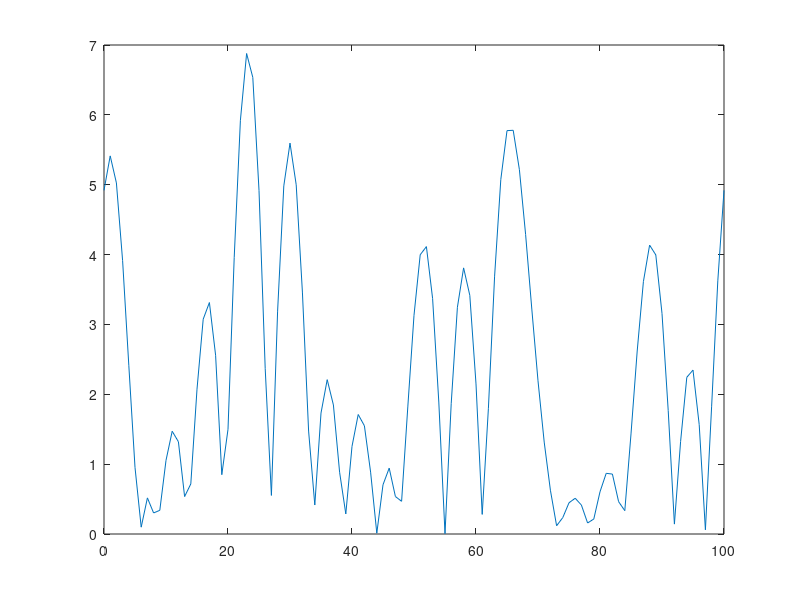

Recreate this plot in MATLAB. (Note: this script raises an error after producing the figure.)
%% Introduction
%MATLAB script from Contemporary Communications Systems Using MATLAB by
%John G. Proakis 
%transcribed from the book 25 September 2023
%parameterized for Neptune 25 September 2023

%% Script of Illustrative Example from Book
%In the example from the book, K = 10 and N = 20.
%A channel that has bandwidth B is subdivided in to K channels.
%N-point inverse DFT (IDFT) yields a real-valued sequence, where 1/square root of N
%is simply a scale factor. The sequence xn , 0 >= n <= N-1 corresponds
%to the samples of the multicarrier OFDM signat xt, consisting of K=N/2
%subscarriers. T is the signal duration, or signal interval.

%The modulator in an OFDM system can be implemented by computing the
%inverse DFT (7.6.4). The demodulator that recovers the information symbols
%from the received signal samples is implemented by computing the DFT
%(7.6.7). 

%Below, we are using the 16 point QAMsignal constellation shown in a
%previous figure, we select pseudorandomly each of the information symbols
%X1, X2, ... ,X9. With T=100 seconds, we generate the transmitted signal
%waveform and then plot it. We compute the IDFT values. We show that x(t),
%evaulatied at Tn/N, N = 0 to N-1, corresponds to the IDFT values. Finally,
%using the IDFT values, we computer the DFT. This means we've recovered the
%information symbols Xk, 1 <= k <= 9, from the samples of x(t),
%where t = n*T/N, 0 <= n <= N-1

clear all

%echo on turns on echoing for statements in all script files. When you turn on echoing, 
% MATLAB® displays each line in the file in the Command Window as it runs. Normally, 
% the statements in a script are not displayed during execution. Statement echoing is 
% useful for debugging and for demonstrations.
echo on

%number of information symbols. We have 9 information symbols and one zero
%valued symbol, at DC.
K = 10;

%we create N = 2K symbols by defining X(N-k) = X*k
%The sequence Xn, 0 <= n <= N-1, corresponds to the samples of the
%multicarrier OFDM signal x(t), consisting of K = N/2 subcarriers. 
%The information symbol X0 is set to zero. Since x(t) must be a real-valued
%signal, its N-point DFT (Xk) must satsify the symmetry property.
%Therefore, from the K information Symbols Kx we create N = 2K symbols.
N = 2*K;

%sample interval in seconds
%the symbol rate Ts = 1/T on each of the subchannels is equal to the frequency
%separation Bc of adjacent subcarriers. Bc = bandwidth/K. T = K*Ts. 
%The book clearly listed this as seconds, but the math doesn't check out.
T = 100;

%Testing T = 100 seconds. Tcheck should equal T. It doesn't. 
Ts = 1/T;
Tcheck = K*Ts;

%a is a 1 by 36 matrix of random numbers
a = rand(1,36);

%subtract 0.5 from all elements of the matrix a, then apply the signum function
%to the result. This "splits" the values into randomly distributed 1 and -1
a = sign(a-0.5);

%we create a 9 by 4 matrix out of a with the reshape function.
b = reshape(a,9,4);

%Generate the 16 QAM points
%take the columns of b and multiply them as follows. This makes one column
%of complex numbers. This is 9 by 1.
XXX = 2*b(:,1) + b(:,2) +j*(2*b(:,3) + b(:,4));

%Transpose XXX to convert it from column to row and store in XX. This is 1 by 9.
XX = XXX';

%modify X to put in a leading 0, the contents of XX, another zero, and then
%use the complex conjugate function conj() to get the complex conjugate of each element 
% of XX in reverse order, and append this result to X
%Doing this we get a 1 by 20 size matrix. It is double the number of
%symbols, with a leading zero and a zero in between the two halves. The
%center DC component is set to zero.
%Why are we doing this? Symmetry property.
%X is the set of complex frequencies at this point? That's what they have
%to be in order to take the IDFT and get a complex time series. 
X = [0 XX 0 conj(XX(9:-1:1))];

%set up xt to be a 1 by 101 matrix of zeros. 
xt = zeros(1,101);

%create multicarrier OFDM signal samples consisting of K = N/2 subcarriers
%(7.6.5)
%For each tick in time t, 0 to 100, calculate x(t)
%take the symbol k from X and multiply it by exp(j*2*pi*k*t/T) and sum them
%up. There are 0 to 19 symbols which is the entire symmetric set around
%zero of the information symbols. And a leading zero symbol.
%T = 100 seconds sure looks and feels like a misprint. 
%So, for 100 times in a row, we sum up the entire set of information
%symbols using exp(j*2*pi*k*t/T) so k goes 0 to 19 for each t/T

for t=0:100
    for k=0:N-1
        xt(1,t+1)=xt(1,t+1)+1/sqrt(N)*X(k+1)*exp(j*2*pi*k*t/T);
        echo off
    end
end


echo on

%set up xn to be a 1 by N matrix of zeros
xn = zeros(1,N);

%compute the N-point inverse DFT (IDFT) of X to get a real-valued sequence (7.6.4)
for n = 0:N-1
    for k = 0:N-1
        xn(n+1) = xn(n+1) + 1/sqrt(N)*X(k+1)*exp(j*2*pi*n*k/N);
        echo off
    end
end

%let's look at different x(k)
%we are wanting x(n) to be DC at x(0) - that's the lowest frequency
%x(n) runs from x(0) to x(N-1)
%N is the length of the symbol and will be 1024 for Neptune
%x(0) to x(N-1) then set first coefficient to 1 and the rest x(1) to x(N-1) to zero. DC
%coefficient is set to 1. When we do the IDFT, x(0) ends up 1/N which is a
%constant value. This is what we wanted to see for the DC term. In other words we 
%proved it was a constant.
%at k = 1, we have one sine wave, which is the lowest frequency. This is I
%think 1/T. The highest is at k = N-1, and this is fs/2. 
echo on

%show that xt corresponds to the IDFT values.

%using the IDFT values, compute the DFT using (7.6.7) and recover the
%information symbols

%pause %Press any key to see a plot of x(t)

%plot 0 to 100 in the x axis, and the absolute value of x(t) in the y axis.
% Y = abs( X ) returns the absolute value of each element in input X . 
% If X is complex, abs(X) returns the complex magnitude. 
figure
plot([0:100], abs(xt))

%check the difference between xn and samples of x(t)
for n = 0:N-1
    index_check = T/N*n+1
    d(n+1) = xt(T/N*n+1) - xn(1+n);
    echo off
end

echo on

%The norm function calculates several different types of matrix norms: 
% e = norm(d) returns the largest singular value of d, which is the set of
% differences between xt and xn
e = norm(d)

%set up a 1 by 10 matrix of zeros (is this all we need?)
Y = zeros(1,10);

%Compute the DFT using (7.6.7) (we only had 9 values, remember? each of
%these values was calculated using all of the DFT points)
for k = 1:9
    for n = 0:N-1
        Y(1,k+1) = Y(1,k+1) + 1/sqrt(N)*xn(n+1)*exp(-j*2*pi*k*n/N);
        echo off
    end
end

echo on

%get the difference between the first ten elements of Y and X, then get the
%largest singular value of this list of differences. 
dd = Y(1:10) - X(1:10);
ee = norm(dd);

echo off

%% Script Adapted for Neptune Mandatory Specification

%see https://github.com/OpenResearchInstitute/Neptune/
%In the Neptune Mandatory specification, K = 901 and FFT size = 1024.
%Unlike the Proakis book, these aren't simple multiples of each other.
%FFT sizes are most frequently powers of two because the math works out
%better that way in terms of efficiency in the calculations. 
%The Neptune specification has optional configurations, but we're going to stick with
%the mandatory configuration for the first run through.  

%A channel that has bandwidth B is subdivided in to K channels.
%N-point DFT (IDFT) yields a real-valued sequence, where 1/square root of N
%is simply a scale factor. The sequence x of n , 0 >= n <= N-1 corresponds
%to the samples of the multicarrier OFDM signat x of t, consisting of K
%subscarriers. T is the signal duration, or signal interval, 

%Note:
%for HDL Coder, we're going to probably need to use the exp block in simulink.
% https://www.mathworks.com/help/simulink/slref/mathfunction.html

%Below, we are using the 16 point QAMsignal constellation shown in a
%previous figure, we select pseudorandomly each of the information symbols
%X1, X2, ... ,X9. With T=100 seconds, we generate the transmitted signal
%waveform and then plot it. We compute the IDFT values. We show that x(t),
%evaulatied at Tn/N, N = 0 ro N-1, corresponds to the IDFT values. Finally,
%using the IDFT values, we computer the DFT. This means we've recovered the
%information symbols Kx, 1 <= k <= 9, from the samples of x(t). 


%echo on turns on echoing for statements in all script files. When you turn on echoing, 
% MATLAB® displays each line in the file in the Command Window as it runs. Normally, 
% the statements in a script are not displayed during execution. Statement echoing is 
% useful for debugging and for demonstrations.
echo on

%set the mandatory bandwidth
B = 20e6;

%Set the master clock frequency assumed in the specification
Fs = 20.48e6;

%set the IFFT size (this is the number of points in the DFT (IDFT).
% This value was N in the book. We aren't really going to use this? It's
% 1024 before calculating a 1024 FFT is easier than calcuating a 901 FFT? 
IFFTsize = 1024;

%set mandatory subcarrier spacing
SS = Fs/IFFTsize;

%the specification lists 901 subcarriers. 
Kspec = 901;

%number of virtual carriers in the specification is calculated
Nvc = IFFTsize - Kspec;

%calculate the RF bandwidth from the subcarrier spacing times the number of
%channels give in the specification
%****This matches the number in the spec, which is 18 MHz
RFBW = Kspec*SS;

%sample interval (in seconds?) we need to make it 5x the value of IFFTsize 
%which is what the book example did 
%in order for the error checking at the end to work out. 
T = 5*IFFTsize; 

%instead of the 20 channels in the example in the book, we now have 901. 
%working backwards, and using a similar construction technique from the
%book, and using 16QAM, we are going to need to construct an n by 4 matrix.
%To make the 20 channels, we had a zero value, 9 random complex numbers,
%another zero value, and then the complex conjugates of those 9 random
%complex numbers in reverse order. I am not entirely clear yet on why we
%did that, since it doesn't seem to enter into the math. 

%a is a 1 by 4*n matrix of random numbers, where n = roughly half of K.
%A pattern of "0 n 0 n" does not sum up to an odd number. So there's no 
% solution, but we can add one more zero at the end like this "0 n 0 n 0"
% and it then evens out. Does this wreck any of the math? 

%Of the 901 information bearing subcarriers, 
% 451 are mapped into the positive frequency inputs at IFFT[0] through IFFT[450], 
% whereas the remaining 450 are mapped into the negative frequency inputs 
% at IFFT[574] through IFFT[1023]. 

%create the data that goes into the information bearing subcarriers
%we'll need 4x the number of information bearing subcarriers to start with
a = rand(1,Kspec*4);

%subtract 0.5 from all elements of the matrix a, then apply the signum function
%to the result. This "splits" the values into randomly distributed 1 and -1
a = sign(a-0.5);

%we create a Kspec by 4 matrix out of a with the reshape function.
b = reshape(a,Kspec,4);

%Generate the 16 QAM points
%take the columns of b and multiply them as follows. This makes one column
%of complex numbers that are 16QAM encoded
XXX = 2*b(:,1) + b(:,2) +j*(2*b(:,3) + b(:,4));

%Transpose this matrix to convert from column to row.
XX = XXX';

%modify X to put in a leading 0 for k = 0 (the DC component), 
% then the first 451 values of XX, insert the virtual carriers,
%and then the 450 remaining values of XX. 
%We now have something that can be processed with a 1024 point IDFT.
X = [0 XX(1:451) zeros(1,Nvc-1) XX(452:901)];

%Create a vector of tones for Simulink implementation of IFFT 
Xsim = X';
%convert to time series for IFFT input in Simulink implementation
Xsim = timeseries(Xsim, 1/Fs);

%set up xt to be a 1 by T+1 matrix of zeros
xt = zeros(1,T+1);

%create multicarrier OFDM signal samples   
%(7.6.5)

for t = 0:T
    for k = 0:IFFTsize-1
         xt(1, t+1) = xt(1, t+1) + 1/sqrt(IFFTsize)*X(k+1)*exp(j*2*pi*k*t/T);
        echo off
    end
end

echo on

%set up xn to be a 1 by N matrix of zeros
xn = zeros(1,IFFTsize);

%compute the N-point inverse DFT (IDFT) of X to get a real-valued sequence (7.6.4)
%for n = 0:IFFTsize-1 
for n = 1:IFFTsize-1
    for k = 0:IFFTsize-1
        xn(n+1) = xn(n+1) + 1/sqrt(IFFTsize)*X(k+1)*exp(j*2*pi*n*k/IFFTsize);
        echo off
    end
end


echo on

%show that xt corresponds to the IDFT values.

%using the IDFT values, compute the DFT using (7.6.7) and recover the
%information symbols

%pause %Press any key to see a plot of x(t)

%plot 0 to 100 in the x axis, and the absolute value of x(t) in the y axis.
% Y = abs( X ) returns the absolute value of each element in input X . 
% If X is complex, abs(X) returns the complex magnitude. 
figure('Name','Neptune x(t)');
plot([0:T], abs(xt))

%check the difference between xn and samples of x(t)
for n = 0:IFFTsize-1
    d(n+1) = xt(T/IFFTsize*n+1) - xn(1+n);
    echo off
end


echo on

%The norm function calculates several different types of matrix norms: 
% e = norm(d) returns the largest singular value of d, which is the set of
% differences between xt and xn
e = norm(d)

%set up a 1 by 10 matrix of zeros
Y = zeros(1,IFFTsize);

%Compute the DFT using (7.6.7)
for k = 1:IFFTsize-1
    for n = 0:IFFTsize-1
        Y(1,k+1) = Y(1,k+1) + 1/sqrt(IFFTsize)*xn(n+1)*exp(-j*2*pi*k*n/IFFTsize);
        echo off
    end
end

echo on

%get the difference between the first ten elements of Y and X, then get the
%largest singular value of this list of differences. (10?)
dd = Y(1:IFFTsize) - X(1:IFFTsize);
ee = norm(dd)

%plot the error, leaving out k = 0.
figure('Name','Plot the Difference Between Input Tones and the DFT');
plot(2:1024, abs(dd(2:1024)), "LineWidth", 4)
